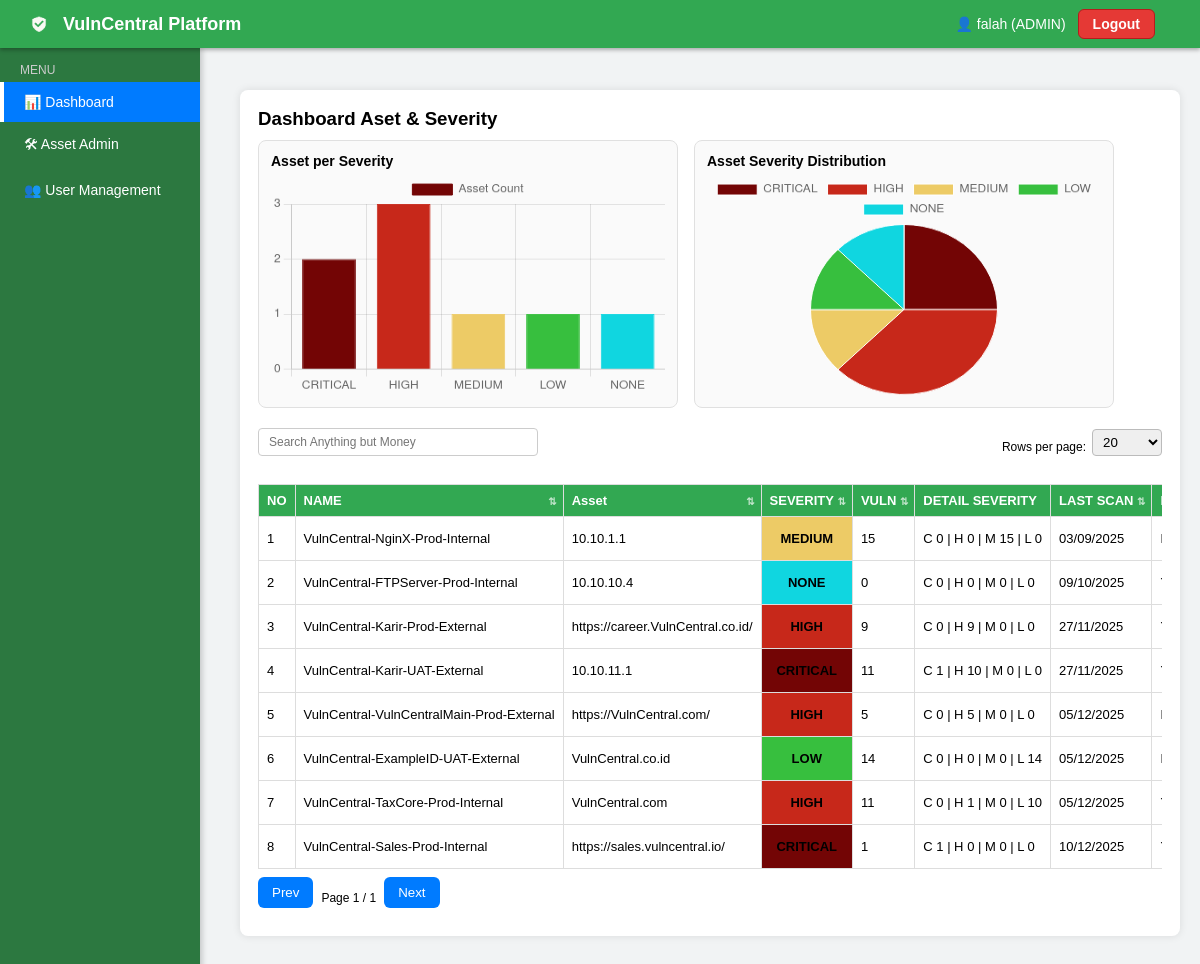
/index.php (signed in), run on the app's committed database.
### tables this page shows
CREATE TABLE `systems` (
  `id` int(11) NOT NULL,
  `name` varchar(255) NOT NULL,
  `website` varchar(255) NOT NULL,
  `severity` enum('CRITICAL','HIGH','MEDIUM','LOW','NONE') NOT NULL,
  `vulnerabilities` int(11) NOT NULL DEFAULT 0,
  `last_scan` varchar(20) NOT NULL,
  `need_auth` enum('YES','NO') NOT NULL,
  `auth_use` enum('YES','NO') NOT NULL,
  `file_name` varchar(255) DEFAULT NULL,
  `crit` int(11) NOT NULL DEFAULT 0,
  `high` int(11) NOT NULL DEFAULT 0,
  `med` int(11) NOT NULL DEFAULT 0,
  `low` int(11) NOT NULL DEFAULT 0
);

### module/index-logic.php (called while the page is built, shortened)
<?php
require 'config.php';
$result = $conn->query("SELECT * FROM systems ORDER BY id ASC");
$rows = [];
$severityAgg = [
  'CRITICAL' => 0,
  'HIGH'     => 0,
  'MEDIUM'   => 0,
  'LOW'      => 0,
  'NONE'     => 0
];
while ($r = $result->fetch_assoc()) {
  $rows[] = $r;
}
$activeMenu = 'dashboard';

### index.php (the view, shortened to what this page needs)
<?php require 'module/index-logic.php'; ?>
<!DOCTYPE html>
<html>
<head>
<link rel="stylesheet" href="style.css">
</head>
<body>
<?php include 'module/layout.php'; ?>
<div class="page">
  <div class="container">
    <h3>Dashboard Aset & Severity</h3>
    <div class="charts-row">
      <div class="chart-card">
        <div class="chart-title">Asset per Severity</div>
        <canvas id="vulnBarChart" class="chart-canvas"></canvas>
      </div>
      <div class="chart-card">
        <div class="chart-title">Asset Severity Distribution</div>
        <canvas id="vulnPieChart" class="chart-canvas"></canvas>
      </div>
    </div>
    <div class="table-topbar"
         style="margin:10px 0; display:flex; justify-content:space-between; align-items:center;">
      <div class="table-search">
        <input type="text"
               id="tableSearch"
               placeholder="Search Anything but Money"
               style="padding:6px 10px;width:280px;border-radius:4px;border:1px solid #ccc;font-size:12px;">
      </div>
      <div class="table-page-size" style="font-size:12px; display:flex; align-items:center; gap:6px;">
        <span>Rows per page:</span>
        <select id="systemsPageSize"
                onchange="changePageSize('systemsTable', this.value)"
                style="padding:4px 6px; width:70px; border-radius:4px; border:1px solid #bbb;">
          <option value="20" selected>20</option>
        </select>
      </div>
    </div>
<div class="table-responsive">
    <table id="systemsTable">
      <tr>
        <th>NO</th>
        <th class="sortable" onclick="sortTable(this, 'text')">NAME</th>
        <th class="sortable" onclick="sortTable(this, 'text')">Asset</th>
        <th class="sortable" onclick="sortTable(this, 'severity')">SEVERITY</th>
        <th class="sortable" onclick="sortTable(this, 'number')">VULN</th>
        <th>DETAIL SEVERITY</th>
        <th class="sortable" onclick="sortTable(this, 'text')">LAST SCAN</th>
        <th class="sortable" onclick="sortTable(this, 'text')">NEED AUTH</th>
      </tr>
      <?php
      $no = 1;
      foreach ($rows as $row):
        $cls = [
          "CRITICAL" => "sev-critical",
          "HIGH"     => "sev-high",
          "MEDIUM"   => "sev-medium",
          "LOW"      => "sev-low",
          "NONE"     => "sev-none"
        ][$row['severity']] ?? '';
        $crit = isset($row['crit']) ? (int)$row['crit'] : 0;
        $high = isset($row['high']) ? (int)$row['high'] : 0;
        $med  = isset($row['med'])  ? (int)$row['med']  : 0;
        $low  = isset($row['low'])  ? (int)$row['low']  : 0;
      ?>
      <tr data-original-index="<?= $no ?>">
        <td><?= $no ?></td>
        <td><?= htmlspecialchars($row['name']) ?></td>
        <td><?= htmlspecialchars($row['website']) ?></td>
        <td class="<?= $cls ?>"><?= htmlspecialchars($row['severity']) ?></td>
        <td><?= (int)$row['vulnerabilities'] ?></td>
        <td>
          C <?= $crit ?> |
          H <?= $high ?> |
          M <?= $med ?> |
          L <?= $low ?>
        </td>
        <td><?= htmlspecialchars($row['last_scan']) ?></td>
        <td><?= htmlspecialchars($row['need_auth']) ?></td>
      </tr>
      <?php
        $no++;
      endforeach; ?>
    </table>
</div>
    <div id="systemsPager"
         style="margin-top:8px;font-size:12px;display:flex;align-items:center;gap:8px;">
      <button id="systemsTablePrev" type="button"
              onclick="changePage('systemsTable', -1)">Prev</button>
      <span id="systemsTablePagerInfo">Page 1 / 1</span>
      <button id="systemsTableNext" type="button"
              onclick="changePage('systemsTable', 1)">Next</button>
    </div>
  </div>
</div>
<script>
document.addEventListener('DOMContentLoaded', function () {
  const barCtx = document.getElementById('vulnBarChart');
  const pieCtx = document.getElementById('vulnPieChart');
  if (!barCtx || !pieCtx) return;
  const sevData = <?php echo json_encode($severityAgg); ?>;
  const labels  = Object.keys(sevData);
  const data    = Object.values(sevData);
  const colorMap = {
    'CRITICAL': '#730505',
    'HIGH'    : '#c7281a',
    'MEDIUM'  : '#edcb66',
    'LOW'     : '#37bf3e',
    'NONE'    : '#10d6e0'
  };
  const bgColors = labels.map(l => colorMap[l] || '#999999');
  new Chart(barCtx, {
    type: 'bar',
    data: {
      labels: labels,
      datasets: [{
        label: 'Asset Count',
        data: data,
        backgroundColor: bgColors,
        borderColor: bgColors,
        borderWidth: 1
      }]
    },
    options: {
      responsive: true,
      maintainAspectRatio: false,
      scales: { y: { beginAtZero: true, ticks:{precision:0} } }
    }
  });
  new Chart(pieCtx, {
    type: 'pie',
    data: {
      labels: labels,
      datasets: [{
        label: 'Asset Count',
        data: data,
        backgroundColor: bgColors,
        borderColor: '#ffffff',
        borderWidth: 1
      }]
    },
    options: {
      responsive: true,
      maintainAspectRatio: false
    }
  });
});
</script>
</body>
</html>

### module/layout.php (shortened to what this page needs)
<?php
$username = $_SESSION['username'] ?? '';
$role     = $_SESSION['role'] ?? '';
$active   = $activeMenu ?? '';
?>
<div class="topbar">
  <div class="topbar-left">
    <img src="img/VC-ShieldWhiteO.png" alt="VulnCentral" class="topbar-logo">
    <div class="topbar-title">VulnCentral Platform</div>
  </div>
  <div class="topbar-right">
    <div class="profile-info">
      👤 <?= htmlspecialchars($username) ?> (<?= htmlspecialchars($role) ?>)
    </div>
    <a href="logout.php" class="logout-btn">Logout</a>
  </div>
</div>
<div class="sidebar" id="sidebar">
  <div class="menu-title">MENU</div>
  <div class="menu-items">
    <a href="index.php"
       class="menu-item <?= $active==='dashboard'?'active':'' ?>">📊 Dashboard</a>
    <?php if ($role === 'ADMIN'): ?>
      <a href="admin.php"
         class="menu-item <?= $active==='admin'?'active':'' ?>">🛠 Asset Admin</a>
      <a href="users.php"
         class="menu-item <?= $active==='users'?'active':'' ?>">👥 User Management</a>
    <?php endif; ?>
  </div>
</div>

### style.css (style rules this page uses)
* { box-sizing: border-box; font-family: Arial, Helvetica, sans-serif; }
body { margin: 0; padding: 0; background: #f1f3f4; }
.topbar { background: #32a852; color: white; padding: 10px 25px; height: 48px; display: flex; align-items: center; position: fixed; top: 0; width: 100%; z-index: 10; box-shadow: 0 2px 4px rgba(0,0,0,.3); }
.topbar-left { display: flex; align-items: center; }
.topbar-logo { height: 28px; margin-right: 10px; object-fit: contain; }
.topbar-title { font-size: 18px; font-weight: bold; }
.topbar-right { margin-left: auto; margin-right: 20px; display: flex; align-items: center; gap: 12px; }
.profile-info { color: #fff; font-size: 14px; }
.logout-btn { background: #e53935; padding: 6px 14px; border-radius: 6px; color: #fff; font-weight: bold; text-decoration: none; font-size: 14px; border: 1px solid #b71c1c; }
.sidebar { position: fixed; top: 48px; left: 0; width: 200px; background: #2c7840; height: 100%; display: flex; flex-direction: column; box-shadow: 2px 0 6px rgba(0,0,0,.2); }
.menu-title { color: #ccc; font-size: 12px; padding: 15px 20px 5px 20px; }
.menu-items { flex: 1; overflow-y: auto; }
.menu-item { padding: 12px 20px; color: white; text-decoration: none; font-size: 14px; border-left: 4px solid transparent; display: block; }
.menu-item.active { background: #007bff; border-left: 4px solid white; }
.page { margin-left: 220px; padding: 90px 20px; }
.container { background: white; width: 100%; padding: 18px; border-radius: 8px; box-shadow: 0 0 8px rgba(0,0,0,.1); }
h3 { margin: 0 0 10px 0; }
table { width: 100%; border-collapse: collapse; font-size: 13px; margin-top: 8px; }
th, td { border: 1px solid #ddd; padding: 8px; text-align: left; }
th { background: #32a852; color: white; }
.table-responsive { width: 100%; overflow-x: auto; -webkit-overflow-scrolling: touch; }
.table-responsive table { min-width: 900px; }
.table-responsive th, .table-responsive td { white-space: nowrap; }
.sev-critical { background: #730505; color: black; font-weight: bold; text-align: center; }
.sev-high { background: #c7281a; color: black; font-weight: bold; text-align: center; }
.sev-medium { background: #edcb66; font-weight: bold; color: black; text-align: center; }
.sev-low { background: #37bf3e; color: black; font-weight: bold; text-align: center; }
.sev-none { background: #10d6e0; color: black; font-weight: bold; text-align: center; }
button { padding: 8px 14px; border: none; border-radius: 6px; background: #007bff; color: white; cursor: pointer; margin-bottom: 10px; }
.charts-row { display: flex; gap: 16px; margin-bottom: 20px; flex-wrap: wrap; }
.chart-card { flex: 1 1 320px; max-width: 420px; padding: 12px; border-radius: 8px; border: 1px solid #e0e0e0; background: #fafafa; }
.chart-title { font-size: 14px; font-weight: bold; margin-bottom: 6px; }
.chart-canvas { width: 100% !important; height: 220px !important; }
input, select { width: 100%; padding: 8px; margin-bottom: 10px; border: 1px solid #ccc; border-radius: 5px; }
th.sortable { position: relative; padding-right: 18px; }
th.sortable::after { content: "⇅"; position: absolute; right: 6px; top: 50%; transform: translateY(-50%); font-size: 10px; opacity: 0.7; pointer-events: none; }
.table-search input { outline: none; }
table { min-width: 640px; }

### data on the page
systems: name "VulnCentral-NginX-Prod-Internal", website "10.10.1.1", severity "MEDIUM", vulnerabilities "15", crit "0", high "0", med "15", low "0", last_scan "03/09/2025"
systems: name "VulnCentral-FTPServer-Prod-Internal", website "10.10.10.4", severity "NONE", vulnerabilities "0", crit "0", high "0", med "0", low "0", last_scan "09/10/2025"
systems: name "VulnCentral-Karir-Prod-External", website "https://career.VulnCentral.co.id/", severity "HIGH", vulnerabilities "9", crit "0", high "9", med "0", low "0", last_scan "27/11/2025"
systems: name "VulnCentral-Karir-UAT-External", website "10.10.11.1", severity "CRITICAL", vulnerabilities "11", crit "1", high "10", med "0", low "0", last_scan "27/11/2025"
systems: name "VulnCentral-VulnCentralMain-Prod-External", website "https://VulnCentral.com/", severity "HIGH", vulnerabilities "5", crit "0", high "5", med "0", low "0", last_scan "05/12/2025"
systems: name "VulnCentral-ExampleID-UAT-External", website "VulnCentral.co.id", severity "LOW", vulnerabilities "14", crit "0", high "0", med "0", low "14", last_scan "05/12/2025"
systems: name "VulnCentral-TaxCore-Prod-Internal", website "VulnCentral.com", severity "HIGH", vulnerabilities "11", crit "0", high "1", med "0", low "10", last_scan "05/12/2025"
systems: name "VulnCentral-Sales-Prod-Internal", website "https://sales.vulncentral.io/", severity "CRITICAL", vulnerabilities "1", crit "1", high "0", med "0", low "0", last_scan "10/12/2025"

### other printed values
$username "falah"
$role "ADMIN"
chart data {{ json_encode($severityAgg) }} {"CRITICAL":2,"HIGH":3,"MEDIUM":1,"LOW":1,"NONE":1}
